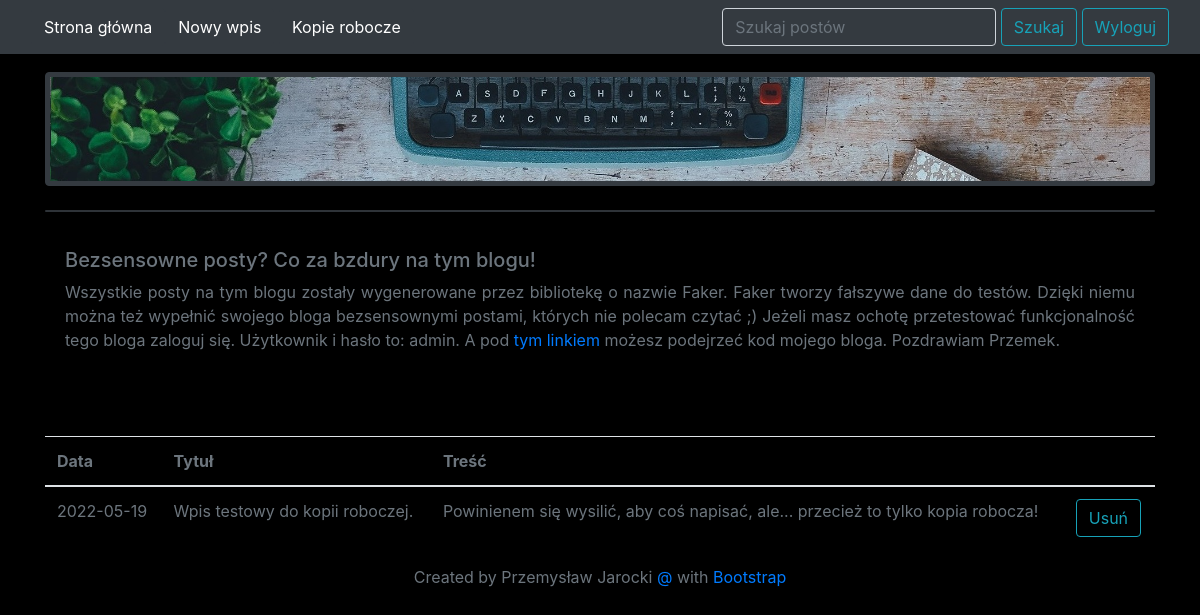
Before: /drafts/ (signed in) with the older database file.
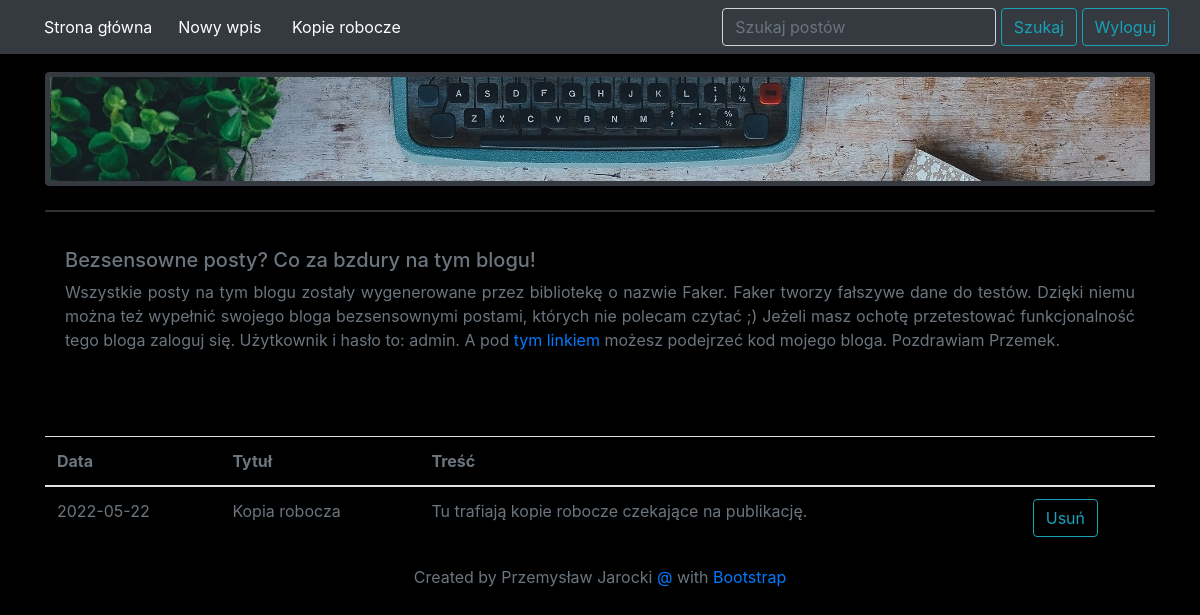
After: the same page with the newer database file.
### blog/models.py (models this page shows)
class Entry(db.Model):
   id = db.Column(db.Integer, primary_key=True)
   title = db.Column(db.String(80), nullable=False)
   body = db.Column(db.Text, nullable=False)
   pub_date = db.Column(db.DateTime, nullable=False,
       default=datetime.datetime.now)
   is_published = db.Column(db.Boolean, default=False)
   comments = db.relationship("Comment", backref="entry", lazy="dynamic")

### blog/routes.py (the view)
@app.route("/drafts/", methods=['GET'])
@login_required
def list_drafts():
   drafts = Entry.query.filter_by(is_published=False).order_by(Entry.pub_date.desc())
   return render_template("drafts.html", drafts=drafts)

### blog/routes.py (called while the page is built)
def login_required(view_func):
   @functools.wraps(view_func)
   def check_permissions(*args, **kwargs):
       if session.get('logged_in'):
           return view_func(*args, **kwargs)
       return redirect(url_for('login', next=request.path))
   return check_permissions

### blog/templates/drafts.html (shortened to what this page needs)
{% extends "base.html" %}
{% block content %}
<table class="table">
<thead>
<tr class="text-secondary">
<th scope="col">Data</th>
<th scope="col">Tytuł</th>
<th scope="col">Treść</th>
<th scope="col"></th>
</tr>
</thead>
<tbody>
{% for post in drafts %}
<tr>
<td class="text-secondary">
{{ post.pub_date.strftime('%Y-%m-%d') }}
<td>
<a class="text-secondary" href="{{ url_for('edit_entry', entry_id=post.id) }}">
{{ post.title }}
</a>
</td>
<td class="text-secondary">{{ post.body|truncate(100, true) }}
</td>
<td><a class="btn btn-outline-info" href="{{ url_for('delete_entry', entry_id=post.id) }}">Usuń </a></td>
</tr>
{% endfor %}
</tbody>
</table>
{% endblock %}

### blog/templates/base.html (shortened to what this page needs)
<!doctype html>
<html lang="en">
<head>
<link rel="stylesheet" href="https://stackpath.bootstrapcdn.com/bootstrap/4.5.0/css/bootstrap.min.css"
integrity="sha384-9aIt2nRpC12Uk9gS9baDl411NQApFmC26EwAOH8WgZl5MYYxFfc+NcPb1dKGj7Sk">
</head>
<body style="background-color: black">
<nav class="navbar navbar-expand-sm navbar-dark bg-dark fixed-top">
<div class="container-fluid">
<div class="collapse navbar-collapse" id="navbarCollapse">
<div class="navbar-nav mt-2 mt-lg-0">
<a href={{url_for('index')}} class="btn btn-dark my-2 my-sm-0">Strona główna</a>
<a href={{url_for('create_entry')}} class="btn btn-dark my-2 my-sm-0">Nowy wpis</a>&nbsp;
<a href={{url_for('list_drafts')}} class="btn btn-dark my-2 my-sm-0">Kopie robocze</a>&nbsp;
</div>
{% if session.logged_in %}
<form class="form-inline my-2 my-lg-0" action="{{ url_for('search') }}">
<input class="form-control bg-dark text-white my-2 my-lg-0" name="search" type="search" placeholder="Szukaj postów">&nbsp;
<button class="btn btn-outline-info my-2 my-lg-0" type="submit">Szukaj</button>&nbsp;
</form>
<form class="form-inline my-2 my-lg-0" action="{{ url_for('logout') }}" method="POST">
<button class="btn btn-outline-info my-2 my-lg-0" type="submit">Wyloguj</button>
</form>
{% else %}
<form class="form-inline my-2 my-lg-0" action="{{ url_for('login') }}" method="POST">
    <button class="btn btn-outline-info my-2 my-lg-0" type="submit">Zaloguj</button>
    </form>
{% endif %}
</nav>
<main role="main" class="container text-secondary text-justify">
<img src="{{url_for('static', filename='poster.jpg')}}" class="img-fluid img-thumbnail border-dark bg-dark" alt="Responsive image">
<div class="card text-white bg-dark mb-3"></div>
<div class="card-body">
<h5>Bezsensowne posty? Co za bzdury na tym blogu! </h5>
<p>Wszystkie posty na tym blogu zostały wygenerowane przez bibliotekę o nazwie Faker. Faker tworzy fałszywe dane do testów. Dzięki niemu można też wypełnić swojego bloga bezsensownymi postami, których nie polecam czytać ;) Jeżeli masz ochotę przetestować funkcjonalność tego bloga zaloguj się. Użytkownik i hasło to: admin. A pod <a href="https://github.com/PeJot86/blog">tym linkiem</a> możesz podejrzeć kod mojego bloga. Pozdrawiam Przemek.</p></div>
{% block content %}
{% endblock %}
</main>
<footer class="mastfoot mt-auto">
<footer class="text-center">
<div class="inner text-secondary">
<p>Created by Przemysław Jarocki <a href="mailto:przemek.jarocki@gmail.com">@</a> with <a href="https://getbootstrap.com/">Bootstrap</a></div></p>
</footer>
</html>

### blog/templates/base.html (style rules this page uses)
body { padding-top: 3rem; }

Changed rows visible on the page:
removed Entry: pub_date "2022-05-19", title "Wpis testowy do kopii roboczej.", body "Powinienem się wysilić, aby coś napisać, ale... przecież to tylko kopia robocza!"
added Entry: pub_date "2022-05-22", title "Kopia robocza", body "Tu trafiają kopie robocze czekające na publikację."
